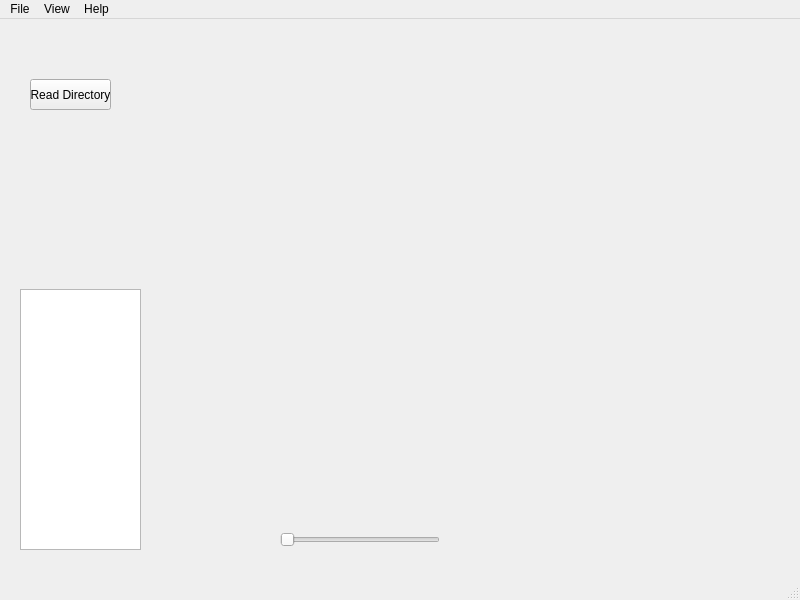
<?xml version="1.0" encoding="UTF-8"?>
<ui version="4.0">
 <class>mainWindow</class>
 <widget class="QMainWindow" name="mainWindow">
  <property name="geometry">
   <rect>
    <x>0</x>
    <y>0</y>
    <width>800</width>
    <height>600</height>
   </rect>
  </property>
  <property name="windowTitle">
   <string>MainWindow</string>
  </property>
  <widget class="QWidget" name="centralwidget">
   <widget class="QTextEdit" name="textEdit">
    <property name="geometry">
     <rect>
      <x>20</x>
      <y>270</y>
      <width>121</width>
      <height>261</height>
     </rect>
    </property>
   </widget>
   <widget class="QPushButton" name="pushButton">
    <property name="geometry">
     <rect>
      <x>30</x>
      <y>60</y>
      <width>81</width>
      <height>31</height>
     </rect>
    </property>
    <property name="text">
     <string>Read Directory</string>
    </property>
   </widget>
   <widget class="QWidget" name="widget" native="true">
    <property name="geometry">
     <rect>
      <x>220</x>
      <y>40</y>
      <width>401</width>
      <height>431</height>
     </rect>
    </property>
   </widget>
   <widget class="QSlider" name="horizontalSlider">
    <property name="geometry">
     <rect>
      <x>280</x>
      <y>510</y>
      <width>160</width>
      <height>22</height>
     </rect>
    </property>
    <property name="orientation">
     <enum>Qt::Horizontal</enum>
    </property>
   </widget>
  </widget>
  <widget class="QMenuBar" name="menubar">
   <property name="geometry">
    <rect>
     <x>0</x>
     <y>0</y>
     <width>800</width>
     <height>21</height>
    </rect>
   </property>
   <widget class="QMenu" name="menuFile">
    <property name="title">
     <string>File</string>
    </property>
    <addaction name="actionOpen"/>
    <addaction name="actionSave_2"/>
   </widget>
   <widget class="QMenu" name="menuView">
    <property name="title">
     <string>View</string>
    </property>
    <addaction name="actionSingle"/>
    <addaction name="actionMulti"/>
    <addaction name="action3D"/>
   </widget>
   <widget class="QMenu" name="menuHelp">
    <property name="title">
     <string>Help</string>
    </property>
   </widget>
   <addaction name="menuFile"/>
   <addaction name="menuView"/>
   <addaction name="menuHelp"/>
  </widget>
  <widget class="QStatusBar" name="statusbar"/>
  <action name="actionSave">
   <property name="text">
    <string>SinglePreviev</string>
   </property>
  </action>
  <action name="actionOpen">
   <property name="text">
    <string>Open</string>
   </property>
  </action>
  <action name="actionSave_2">
   <property name="text">
    <string>Save</string>
   </property>
  </action>
  <action name="actionSingle">
   <property name="text">
    <string>Single</string>
   </property>
  </action>
  <action name="actionMulti">
   <property name="text">
    <string>Multi</string>
   </property>
  </action>
  <action name="action3D">
   <property name="text">
    <string>3D</string>
   </property>
  </action>
 </widget>
 <resources/>
 <connections/>
</ui>
